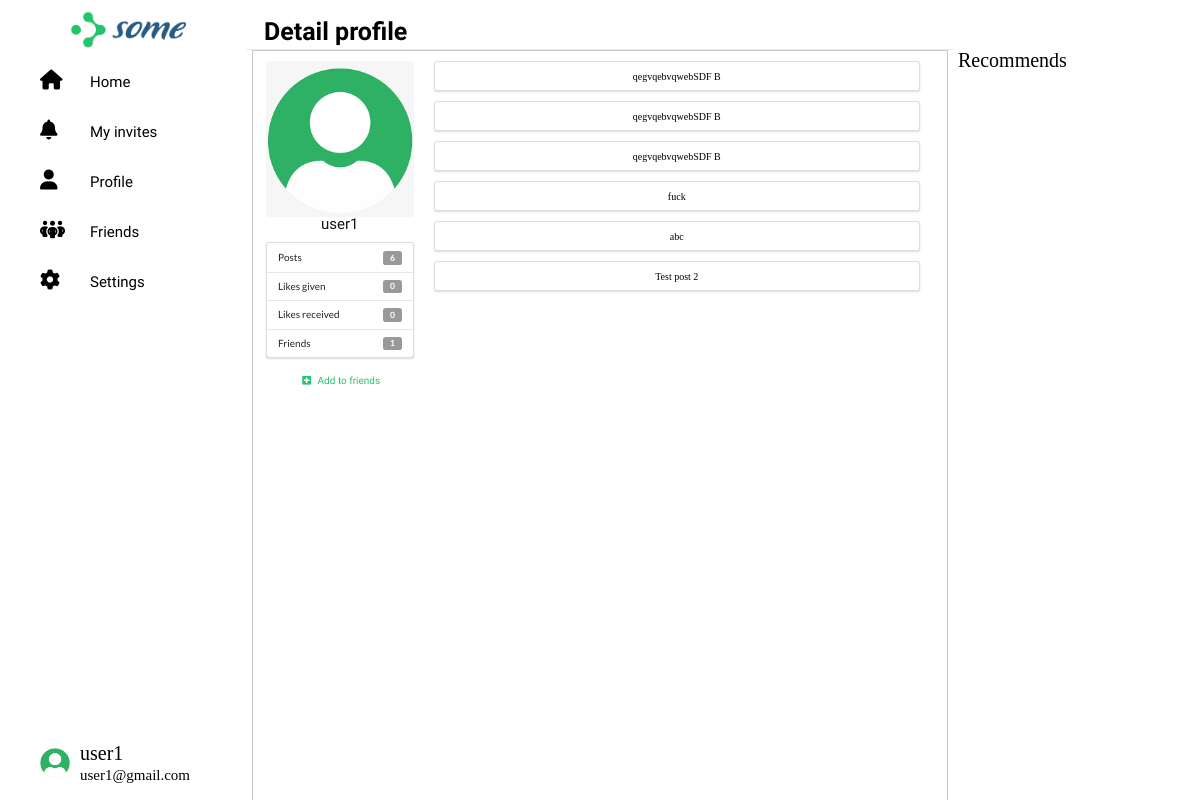
The app's page /user1/ (signed in) with its own data.
### Home/models.py (models this page shows, shortened)
class Profile(models.Model):
    user = models.OneToOneField(User, null=True, on_delete=models.CASCADE)
    bio = models.TextField(default="No bio...", max_length=300, null=True, blank=True)
    ava_pic = models.ImageField(default='default_ava.png', upload_to="profile")
    background_pic = models.ImageField(default='default_background.png', upload_to="profile")
    friends = models.ManyToManyField(User, blank=True, related_name='friends')
    slug = models.SlugField(unique=True, blank=True)
    updated = models.DateTimeField(auto_now=True)
    created = models.DateTimeField(auto_now_add=True)
    objects = ProfileManager()
    def get_fullname(self):
        if self.user.first_name and self.user.last_name:
            return f"{self.user.first_name} {self.user.last_name}"
        return f"{self.user.username}"
    __initial_first_name = None
    __initial_last_name = None
    def __init__(self, *args, **kwargs):
        super().__init__(*args, **kwargs)
        self.__initial_first_name = self.user.first_name
        self.__initial_last_name = self.user.last_name
    def get_friends_no(self):
        return self.friends.all().count()
    def get_posts_no(self):
        return self.posts.all().count()
    def get_all_authors_posts(self):
        return self.posts.all()
    def get_likes_given_no(self):
        likes = self.like_set.all()
        total_liked = 0
        for item in likes:
            if item.value=='Like':
                total_liked += 1
        return total_liked
    def get_likes_received_no(self):
        posts = self.posts.all()
        total_liked = 0
        for item in posts:
            total_liked += item.liked.all().count()
        return total_liked

### Post/models.py (models this page shows, shortened)
class Post(models.Model):
    content = models.TextField()
    image = models.ImageField(upload_to='post', validators=[FileExtensionValidator(['png', 'jpg', 'jpeg'])], blank=True)
    liked = models.ManyToManyField(Profile, default=None, related_name='likes', blank=True)
    updated = models.DateTimeField(auto_now=True)
    created = models.DateTimeField(auto_now_add=True)
    author = models.ForeignKey(Profile, on_delete=models.CASCADE, related_name='posts')
    class Meta:
        ordering = ('-created', )

### Home/views.py (the view)
# urls.py: path('<slug>/', ProfileDetailView.as_view(), name='profile_detail_view'),
class ProfileDetailView(DetailView):
    model = Profile
    template_name = 'detail_profile.html'
    def get_object(self, slug=None):
        slug = self.kwargs.get('slug')
        profile = Profile.objects.get(slug=slug)
        return profile
    def get_context_data(self, **kwargs):
        context = super().get_context_data(**kwargs)
        user = User.objects.get(username__iexact=self.request.user)
        profile = Profile.objects.get(user=user)
        rel_r = Relationship.objects.filter(sender=profile)
        rel_s = Relationship.objects.filter(receiver=profile)
        rel_receiver = []
        rel_sender = []
        for item in rel_r:
            rel_receiver.append(item.receiver.user)
        for item in rel_s:
            rel_sender.append(item.sender.user)
        context["rel_receiver"] = rel_receiver
        context["rel_sender"] = rel_sender
        context['posts'] = self.get_object().get_all_authors_posts()
        context['len_posts'] = True if len(self.get_object().get_all_authors_posts()) > 0 else False
        return context

### Home/templates/detail_profile.html (shortened to what this page needs)
{% extends 'base.html' %}
{% block title %}
  Detail profile
{% endblock %}
{% block content %}
<div class="ui grid">
    <div class="row">
        <div class="four wide column">
            <img class="ui medium rounded image" src="{{object.ava_pic.url}}" alt="Avatar">
            <center>
                <strong><h1>{{object.get_fullname}}</h1></strong>
            </center>
            <div class="ui vertical fluid menu">
                <div class="item">
                    Posts
                    <div class="ui label">
                        {{object.get_posts_no}}
                    </div>
                </div>
                <div class="item">
                    Likes given
                    <div class="ui label">
                        {{object.get_likes_given_no}}
                    </div>
                </div>
                <div class="item">
                    Likes received
                    <div class="ui label">
                        {{object.get_likes_received_no}}
                    </div>
                </div>
                <div class="item">
                    Friends
                    <div class="ui label">
                        {{object.get_friends_no}}
                    </div>
                </div>
            </div>
            <center>
                {% if object.user not in rel_receiver and object.user not in rel_sender %}
                    <form action="{% url 'send_invite' %}" method="POST">
                        <button type="submit" class="button button__add"><i class="plus square icon"></i>
                            Add to friends
                        </button>
                    </form>
                {% endif %}
            </center>
        </div>
        <div class="twelve wide column">
            {% if len_posts %}
                {% for post in posts %}
                    <div class="segment ui fluid" style="height:3rem;">
                        {{post.content}}
                    </div>
                {% endfor %}
            {% else %}
                <strong><h1>No posts here...</h1></strong>
            {% endif %}
        </div>
    </div>
</div>
{% endblock %}

### Home/templates/category.html (shortened to what this page needs)
{% load static %}
  <div class="category__wrapper">
    <ul class="category-bar">
      <li class="category-item">
        <a class="category--link" href="{% url 'home' %}">
          <i class="fa-solid fa-house category__icon"></i>
          <span class="category__text">Home</span>
        </a>
      </li>
      <li class="category-item">
        <a class="category--link" href="{% url 'my_invites' %}">
          <i class="fa-solid fa-bell category__icon"></i>
          <span class="category__text">My invites</span>
        </a>
      </li>
      <li class="category-item">
        <a class="category--link" href="{% url 'profile' %}">
          <i class="fa-solid fa-user category__icon"></i>
          <span class="category__text">Profile</span>
        </a>
      </li>
      <li class="category-item">
        <a class="category--link" href="{% url 'friends_profiles_views' %}">
          <i class="fa-solid fa-people-group category__icon"></i>
          <span class="category__text">Friends</span>
        </a>
      </li>
      <div class="category-item item_setting"  onmouseover="mouseOverToggle()" onmouseleave="mouseOutToggle()">
        <a class="category--link">
          <i class="fa-solid fa-gear category__icon"></i>
          <span class="category__text" data-toggle="bottom-left">Settings</span>
        </a>
      </div>
    </div>
    {% if user.username %}
      <div class="infor">
        <div class="infor__wrap">
          {% if user.profile.ava_pic %}
          <a href="{% url 'profile' %}">
            <img src="{{user.profile.ava_pic.url}}" alt="Avatar_small" class="infor__avatar" />
          </a>
          {% else %}
            <img src="{% static 'img/default_ava.png' %}" alt="Avatar_small" class="infor__avatar" />
          {% endif %}
          <div class="infor__block">
            <a href="{% url 'profile' %}" style="color:black;">
            <h3 class="infor__stitle">{{user.profile.get_fullname}}</h3>
          </a>
            <span class="infor__desc">{{user.email}}</span>
          </div>
        </div>
      </div>
    {% endif %}

### static/css/styles.css (style rules this page uses)
b, strong { font-weight: bolder; font-size: 15px; }

### static/css/profile.css (style rules this page uses)
b, strong { color: #121212; font-weight: bolder; font-size: 15px; }

### static/css/layout_light.css (style rules this page uses)
html { font-size: 62.5%; }
* { box-sizing: border-box; }
body { font-weight: normal; background-color: #ffffff; min-height: 100vh; max-width: 100%; min-height: 100vh; }
a { text-decoration: none; }
img { display: block; max-width: 100%; }
input, textarea, button, select { padding: 3rem; font-family: "Poppins", sans-serif; font-weight: normal; outline: none; }
.socical .category-item { height: 100%; width: 100%; margin-bottom: 2rem; cursor: pointer; transition: all 0.2s linear; }
.socical .category__icon { margin: 0; width: 3rem; height: 3rem; }
.socical .category__text { margin-left: 1.5rem; font-size: 1.5rem; }
.socical .category--link { color: #000000; }
.socical .infor { display: flex; align-items: center; justify-content: space-between; flex-direction: row; flex-wrap: wrap; width: 75%; position: absolute; top: 95%; transform: translateY(-50%); }
.socical .infor__avatar { width: 3rem; height: 3rem; border-radius: 3rem; object-fit: cover; }
.socical .infor__wrap { display: flex; align-items: center; justify-content: flex-start; flex-direction: row; flex-wrap: nowrap; }
.socical .infor__desc { font-size: 1.5rem; }
.socical .infor__block { margin-left: 1rem; }

### static/css/styles3.css (style rules this page uses)
.segment { width: 100%; height: 20rem; border-bottom: 2px solid black; margin-top: 2rem; display: flex; align-items: flex-start; justify-content: center; flex-direction: row; flex-wrap: nowrap; }
.button { width: 15rem; height: 2.5rem; display: inline-block; min-height: 1em; outline: 0; border: none; padding: 0.5rem; border-radius: 5px; border: 10px #197; font-weight: bold; font-size: 1rem; cursor: pointer; transition: all 0.2s linear; text-shadow: none; background-image: none; color: rgb(193, 193, 193); background-color: #ffffff; box-shadow: 0 0 0 0 rgba(34, 36, 38, 0.15) inset; }
.button__add { transition: all 0.2s linear; background-color: #ffffff; color: rgb(36, 196, 109); border: 1px rgb(36, 196, 109); }

### static/css/responsive.css (style rules this page uses)
:root { --forn_text: "Source Sans Pro", sans-serif; }
.category__text { font-family: var(--forn_text); font-weight: 400; }
.button { font-family: var(--forn_text); font-weight: 400; }
b, strong { font-family: var(--forn_text); font-weight: 500; }

### records on screen
Profile: ava_pic (placeholder picture), get_fullname "user1", get_posts_no "6", get_likes_given_no "0", get_likes_received_no "0", get_friends_no "1"
Post: content "qegvqebvqwebSDF B"
Post: content "qegvqebvqwebSDF B"
Post: content "qegvqebvqwebSDF B"
Post: content "fuck"
Post: content "abc"
Post: content "Test post 2"

### other values on screen
{{ user.profile.get_fullname }} "user1"
{{ user.email }} "user1@gmail.com"
